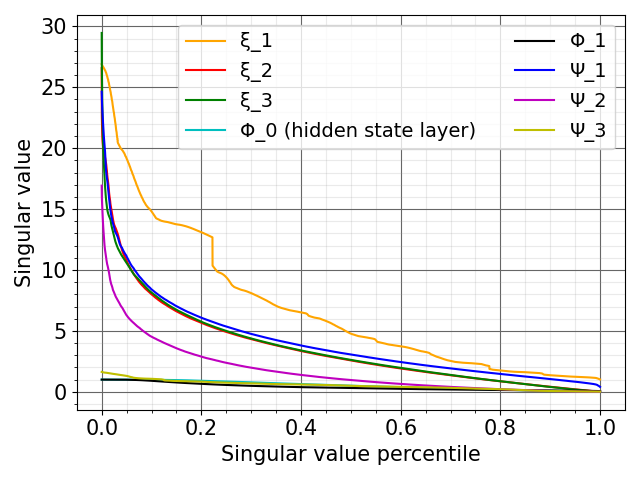
#> input picture pictures/SVD_MRVSR.png, 640 x 480 px
$ python -i SimulationBlur.py   (imports and definitions only)
#> lines starting #> are read from the running program, lines starting #| are printed output that depends on the picture
# -*- coding: utf-8 -*-

import copy
import numpy as np
import random
from scipy.ndimage.filters import gaussian_filter  # scipy separate nd gaussian filter
from scipy.ndimage.filters import convolve


class SimulationBlur():
    """
    Blurs an image
    The blur is either gaussian or given by the user as a numpy array
    """

    def __init__(self, blur_variance=1, blur_variance_min=1, blur_variance_max=3, random_variance=False, mode='mirror', filter='gaussian', filter_array=np.array([]), **kwargs):
        """
        *** Adds blur to an image.***

        Choice between 'gaussian' for gaussian blur and 'custom' for imported np.ndarray blurring kernel.
        If filter_array is a list, the kernel choice will be random in this list.

        Args:
            blur_variance: (:class:`float`):
            blur_variance_min: (:class:`float`):
            blur_variance_max: (:class:`float`):
            random_variance: (:class:`bool`):
            mode: (:class:`str`): 'mirror' or 'reflect' ...
            filter: (:class:`str`):
            filter_array: (:class:`np.ndarray`) or (:class:`list`)
        """

        super(SimulationBlur).__init__(**kwargs)

        self.blur_variance = blur_variance
        self.blur_variance_min = blur_variance_min
        self.blur_variance_max = blur_variance_max
        self.random_variance = random_variance
        self.mode = mode

        supported_filters = ['gaussian', 'custom']
        if filter not in supported_filters:
            raise NameError(f"filter '{filter}' not supported")
        self.filter = filter

        self.filter_array = filter_array

        if self.filter == "custom" and not isinstance(self.filter_array, list):
            self.filter_array = [self.filter_array]

    def __call__(self, im, **kwargs):

        if len(kwargs) > 0:
            self.__init__(**kwargs)

        image = copy.copy(im)

        if self.filter == "gaussian":
            if len(im.shape) < 3:
                image = gaussian_filter(image, self.blur_variance, mode=self.mode)

            else:
                for i in range(image.shape[2]):
                    image[:, :, i] = gaussian_filter(image[:, :, i], self.blur_variance, mode=self.mode)

        elif self.filter == "custom":
            weights = random.choice(self.filter_array)

            if len(im.shape) < 3:
                image = convolve(image, weights, output=None, mode=self.mode, cval=0.0, origin=0)

            else:
                for i in range(image.shape[2]):  # for each channel
                    image[:, :, i] = convolve(image[:, :, i], weights, output=None, mode=self.mode, cval=0.0, origin=0)

        return image

    def random(self):

        if self.random_variance:
            self.blur_variance = np.random.uniform(self.blur_variance_min, self.blur_variance_max)

>>> import cv2
>>> picture = cv2.imread('../../pictures/SVD_MRVSR.png', cv2.IMREAD_GRAYSCALE)
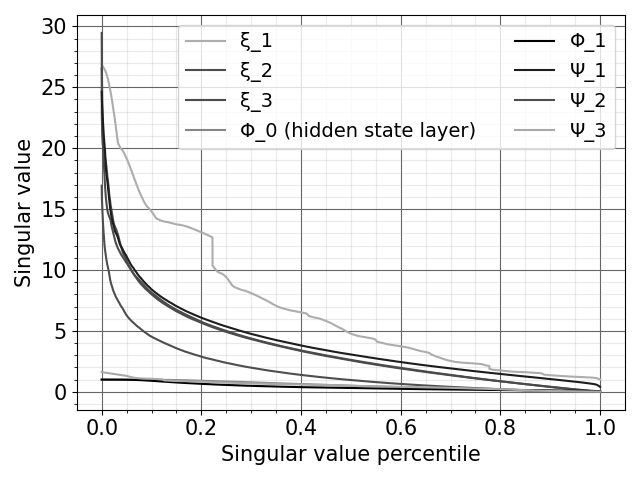
#> picture: shape (480, 640); min 0, max 255, mean 240.6
>>> result = SimulationBlur()(picture)
#> in __init__, `self.filter_array = filter_array`: self.filter_array = empty array
#> in __call__, `image = gaussian_filter(image, self.blur_variance, mode=self.mode)`:
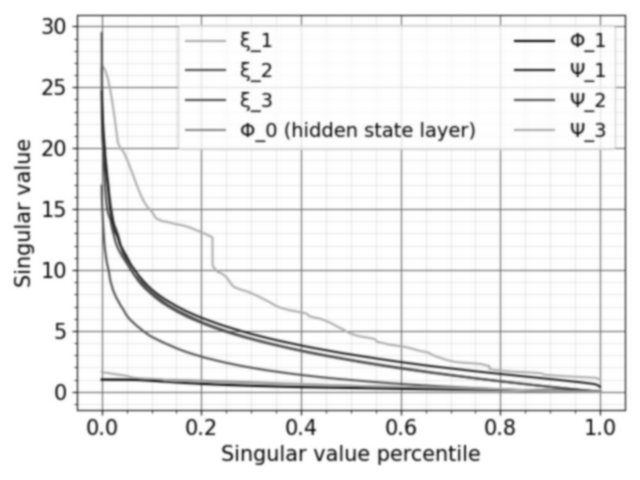
#> image: shape (480, 640); min 38, max 255, mean 239.8
